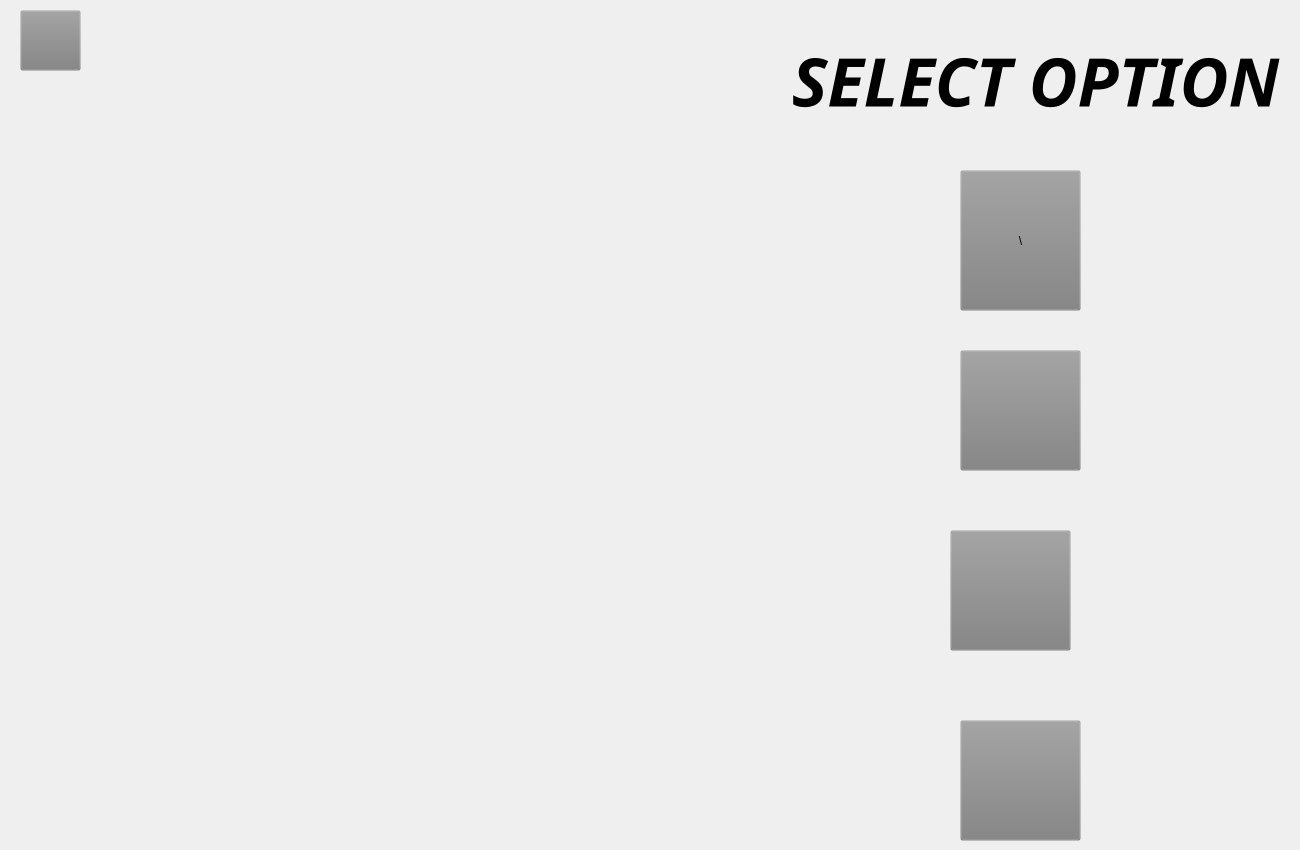
    <widget class="QWidget" name="optionsforUserTable">
     <widget class="QPushButton" name="admin_login_table_backbutton">
      <property name="geometry">
       <rect>
        <x>20</x>
        <y>10</y>
        <width>61</width>
        <height>61</height>
       </rect>
      </property>
      <property name="styleSheet">
       <string notr="true">background-color: rgb(128, 128, 128, 0.01);
border-image: url(:/back-button.png);</string>
      </property>
      <property name="text">
       <string/>
      </property>
     </widget>
     <widget class="QLabel" name="label_23">
      <property name="geometry">
       <rect>
        <x>780</x>
        <y>40</y>
        <width>511</width>
        <height>81</height>
       </rect>
      </property>
      <property name="font">
       <font>
        <family>JasmineUPC</family>
        <pointsize>50</pointsize>
        <weight>75</weight>
        <italic>true</italic>
        <bold>true</bold>
       </font>
      </property>
      <property name="styleSheet">
       <string notr="true">background-color: rgb(128, 128, 128, 0.001);</string>
      </property>
      <property name="text">
       <string>SELECT OPTION</string>
      </property>
      <property name="alignment">
       <set>Qt::AlignCenter</set>
      </property>
     </widget>
     <widget class="QPushButton" name="admin_login_table_createuserbutton">
      <property name="geometry">
       <rect>
        <x>960</x>
        <y>170</y>
        <width>121</width>
        <height>141</height>
       </rect>
      </property>
      <property name="styleSheet">
       <string notr="true">border-image: url(:/adduser.png);
background-color: rgb(128, 128, 128, 0.01);</string>
      </property>
      <property name="text">
       <string>\</string>
      </property>
     </widget>
     <widget class="QPushButton" name="admin_login_table_removeuserbutton">
      <property name="geometry">
       <rect>
        <x>960</x>
        <y>350</y>
        <width>121</width>
        <height>121</height>
       </rect>
      </property>
      <property name="styleSheet">
       <string notr="true">border-image: url(:/deleteuser.png);
background-color: rgb(128, 128, 128, 0.01);</string>
      </property>
      <property name="text">
       <string/>
      </property>
     </widget>
     <widget class="QPushButton" name="admin_login_table_changeUserPassbutton">
      <property name="geometry">
       <rect>
        <x>950</x>
        <y>530</y>
        <width>121</width>
        <height>121</height>
       </rect>
      </property>
      <property name="styleSheet">
       <string notr="true">border-image: url(:/changepassword.png);background-color: rgb(128, 128, 128, 0.01);</string>
      </property>
      <property name="text">
       <string/>
      </property>
     </widget>
     <widget class="QPushButton" name="admin_login_table_viewbutton">
      <property name="geometry">
       <rect>
        <x>960</x>
        <y>720</y>
        <width>121</width>
        <height>121</height>
       </rect>
      </property>
      <property name="styleSheet">
       <string notr="true">border-image: url(:/view.png);background-color: rgb(128, 128, 128, 0.01);</string>
      </property>
      <property name="text">
       <string/>
      </property>
     </widget>
    </widget>
